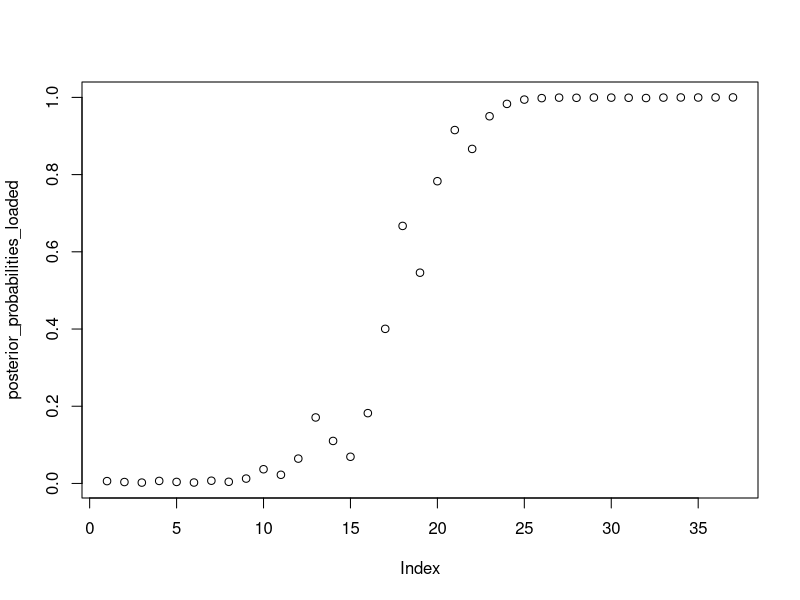
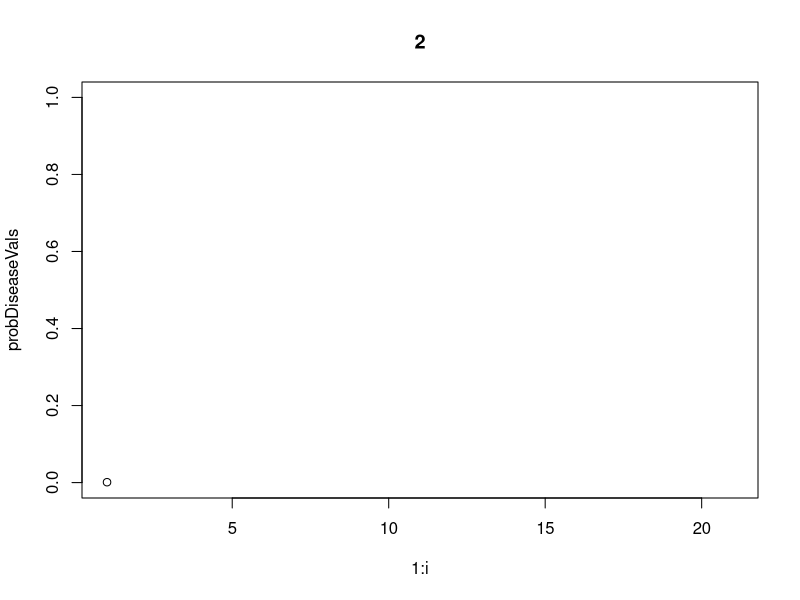
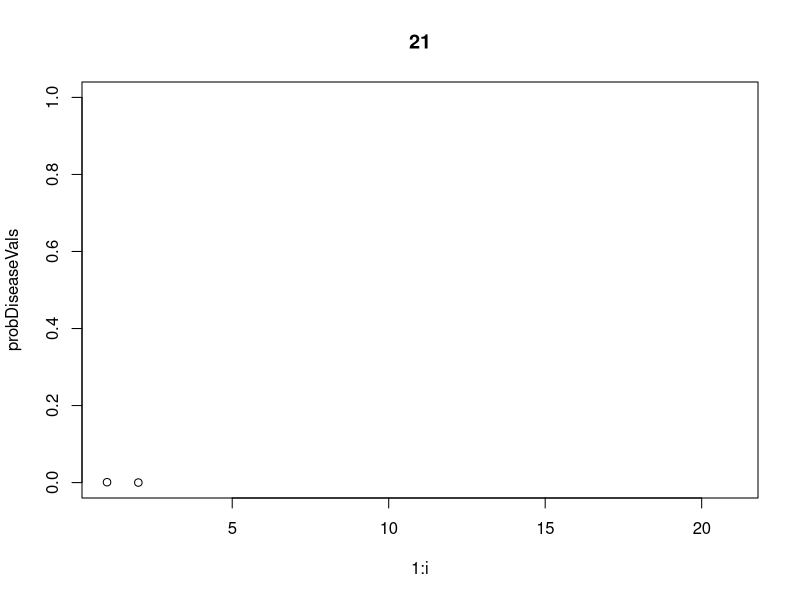
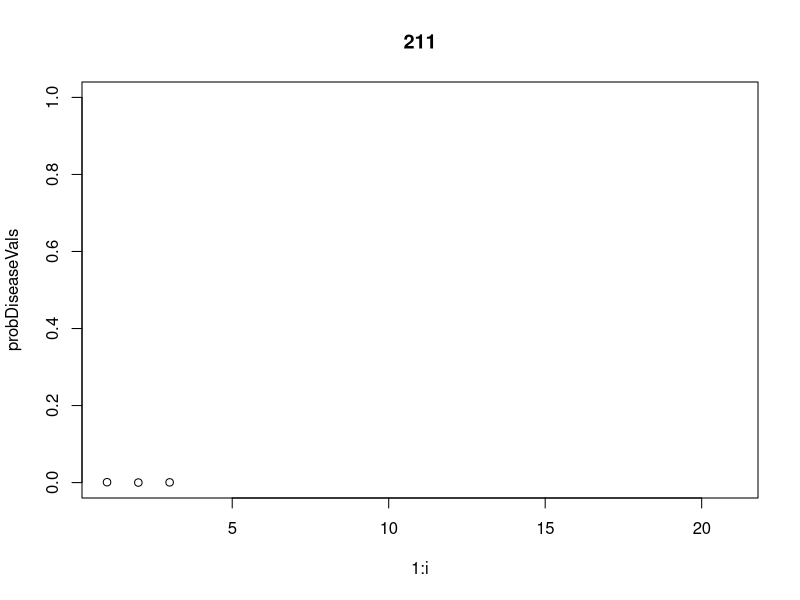
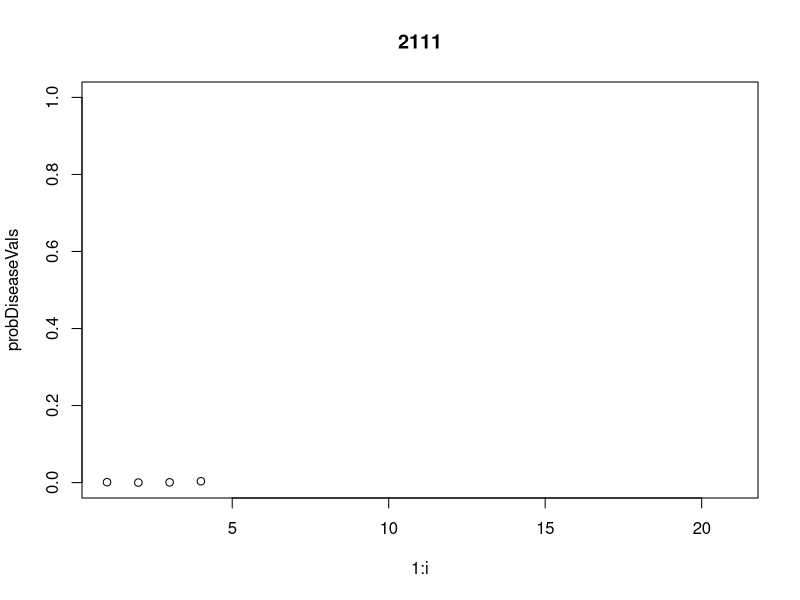
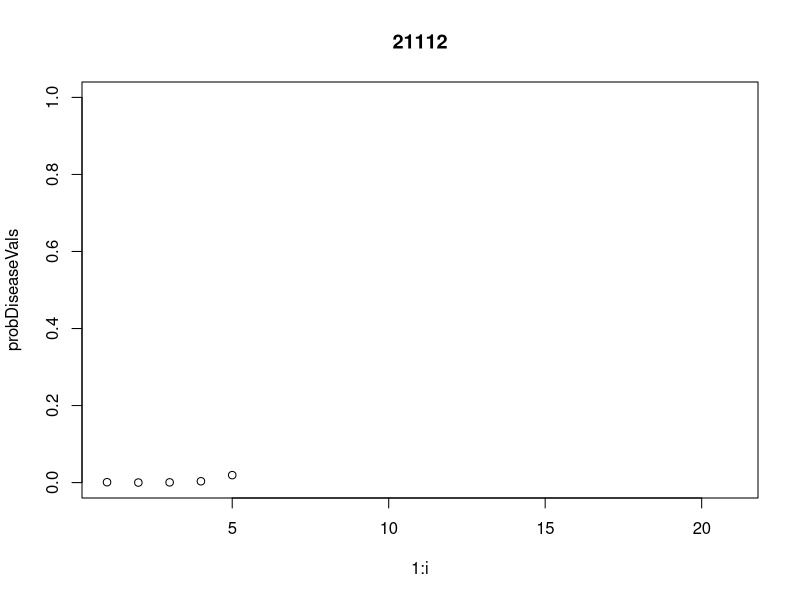
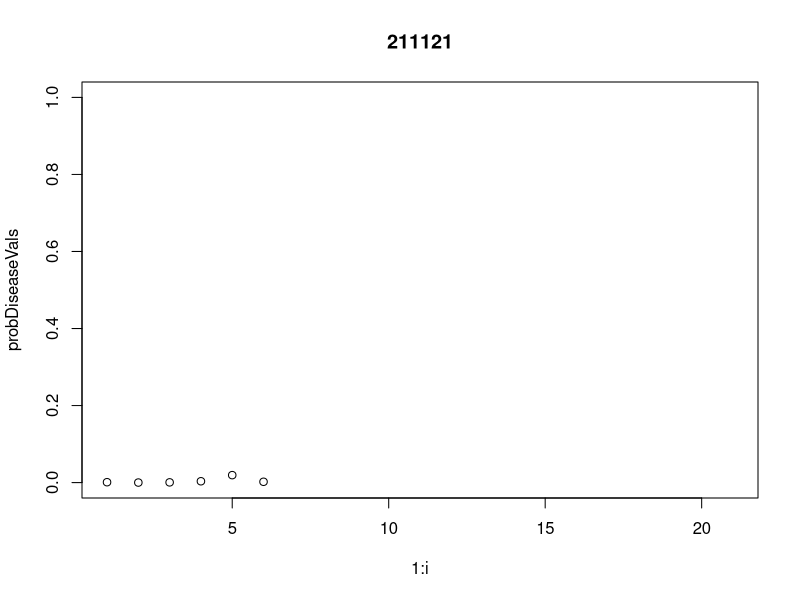
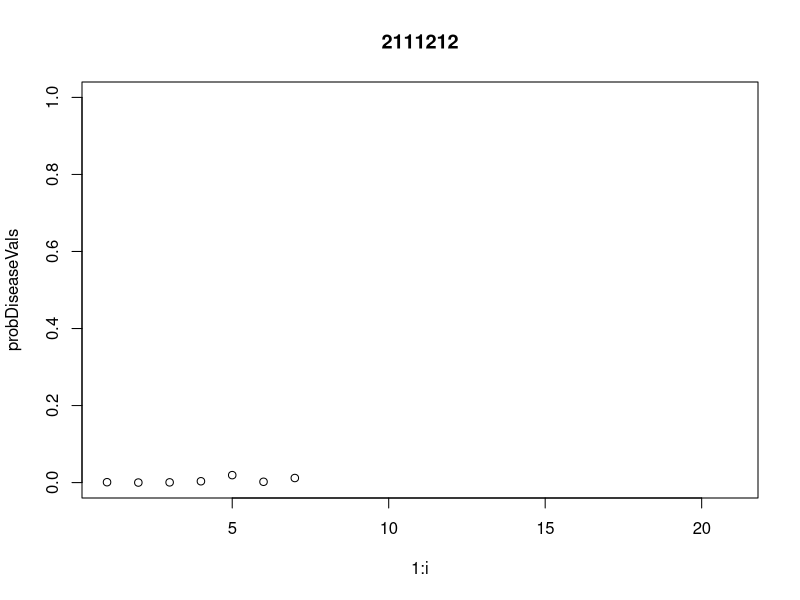

Source code (R) for these figures, in order: (Note: this script raises an error after producing the figures.)
rm(list=ls())

rolls<-c(2,3,2,6,3,5,6,2,6,6,2,6,6,2,3,6,6,6,5,6,6,5,6,6,6,6,6,4,6,3,3,3,6,6,5,6,6)

p_fair <- 0.99

p_loaded <-0.01

p_6_given_loaded <- 0.5

p_not_6_given_loaded <- 0.1

p_6_given_fair <- 1/6

p_not_6_given_fair <- 1/6


posterior_probabilities_loaded <- vector(length=length(rolls), mode="double")

posterior_probabilities_fair <- vector(length=length(rolls), mode="double")

for(i in 1:length(rolls)){
  if (rolls[i] !=6){

    p_x <- p_loaded * p_not_6_given_loaded + p_fair * p_not_6_given_fair
    p_loaded <- (p_not_6_given_loaded * p_loaded) / p_x
    p_fair <- (p_not_6_given_fair * p_fair) / p_x
    
    posterior_probabilities_loaded[i] <- p_loaded
    posterior_probabilities_fair[i] <- p_fair
  }
  if (rolls[i] == 6){

    p_6 <- p_loaded * p_6_given_loaded + p_fair * p_6_given_fair
    p_loaded <- (p_6_given_loaded * p_loaded) / p_6
    p_fair <- (p_6_given_fair * p_fair) / p_6
    
    posterior_probabilities_loaded[i] <- p_loaded
    posterior_probabilities_fair[i] <- p_fair
  }
}

# According to the plot, we need around 24/25 rolls to have the confidence that it will be loaded dice
plot(posterior_probabilities_loaded)

#####################################################
# part 2 questions
rm(list=ls())

getDataFromLikelihood <- function(likelihood, numPoints){
  d <- vector(mode='integer', length=numPoints);
  for(i in 1:numPoints){
    if (runif(1) <= likelihood[1]){
      d[i] <- 1;
    }
    else{
      d[i] <- 2;
    }
  }
  return (d);
}

# question 2(1)
calculateDiseaseTimes <- function(plotFlag){
  probDisease <- c(0.001, 0.999)
  likelihoodGivenDisease <- c(0.91, 0.09)
  likelihoodGivenNotDisease <- c(0.16, 0.84)
  diseaseData <- getDataFromLikelihood(likelihoodGivenDisease, 20)
  nonDiseaseData <- getDataFromLikelihood(likelihoodGivenNotDisease, 20)
  probDiseaseVals <- vector()
  times <- 0
  
  titleStr <- ""
  for (i in 1:length(diseaseData)){
    probDiseaseVals[i] <- probDisease[1];
    
    denom <- probDisease[1] * likelihoodGivenDisease[diseaseData[i]] + probDisease[2] * likelihoodGivenNotDisease[diseaseData[i]];
    
    probDisease[1] = probDisease[1] * likelihoodGivenDisease[diseaseData[i]] / denom;
    probDisease[2] = probDisease[2] * likelihoodGivenNotDisease[diseaseData[i]] / denom;
    
    probDiseaseVals
    titleStr <- paste(titleStr, diseaseData[i],sep="")
    if(plotFlag){
      plot(1:i, probDiseaseVals, main= titleStr, ylim=c(0,1), xlim=c(1,length(diseaseData) + 1))
      Sys.sleep(0.1)
    }
    
    if(probDisease[1] > 0.99999){
      times <- i
      return(times)
      break;
    }
  }
}

diseaseTime <- vector()

for(i in 1:10){
  diseaseTime[i] <- calculateDiseaseTimes(TRUE)
}

print(paste("need average around ", toString(mean(diseaseTime)) , " times to reach hospital's requirment."))


# question 2(2)
getDataFromNonDiseaseLikelihood <- function(likelihood, numPoints){
  d <- vector(mode='integer', length=numPoints);
  for(i in 1:numPoints){
    if (runif(1) <= likelihood[1]){
      d[i] <- 2;
    }
    else{
      d[i] <- 1;
    }
  }
  return (d);
}

calculateNonDiseaseTimes <- function(plotFlag){
  probDisease <- c(0.001, 0.999)
  likelihoodGivenDisease <- c(0.91, 0.09)
  likelihoodGivenNotDisease <- c(0.16, 0.84)
  
  nonDiseaseData <- getDataFromNonDiseaseLikelihood(likelihoodGivenNotDisease, 20)
  probDiseaseVals <- vector()
  times <- 0
  
  titleStr <- ""
  for (i in 1:length(nonDiseaseData)){
    probDiseaseVals[i] <- probDisease[1];
    
    denom <- probDisease[1] * likelihoodGivenDisease[nonDiseaseData[i]] + probDisease[2] * likelihoodGivenNotDisease[nonDiseaseData[i]];
    
    probDisease[1] = probDisease[1] * likelihoodGivenDisease[nonDiseaseData[i]] / denom;
    probDisease[2] = probDisease[2] * likelihoodGivenNotDisease[nonDiseaseData[i]] / denom;
    
    titleStr <- paste(titleStr, nonDiseaseData[i],sep="")
    if(plotFlag){
      plot(1:i, probDiseaseVals, main= titleStr, ylim=c(0,1), xlim=c(1,length(nonDiseaseData) + 1))
      Sys.sleep(0.1)
    }
    
    if(probDisease[1] > 0.99999){
      times <- i
      return(times)
      break;
    }
  }
}

nonDiseaseTime <- vector()

for(i in 1:10){
  nonDiseaseTime[i] <- calculateDiseaseTimes(TRUE)
}

print(paste("need average around ", toString(mean(nonDiseaseTime)) , " times to reach hospital's requirment."))

# 2 (3)
totalTimes = 0
averageDiseaseTimes = mean(diseaseTime)
averageNonDiseaseTimes = mean(nonDiseaseTime)

for(i in 1:1000000){
  if (runif(1) <= 0.001){
    totalTimes <- totalTimes + averageDiseaseTimes
  }
  else{
    totalTimes <- totalTimes + averageNonDiseaseTimes
  }
  if(i%%10000 == 0){
    print(i)
  }
  
}

totalMoney <- totalTimes * 1

#"Total money to run test on 1 million people will cost around:  13701016.9997916"
print(paste("Total money to run test on 1 million people will cost around: ", totalMoney))

